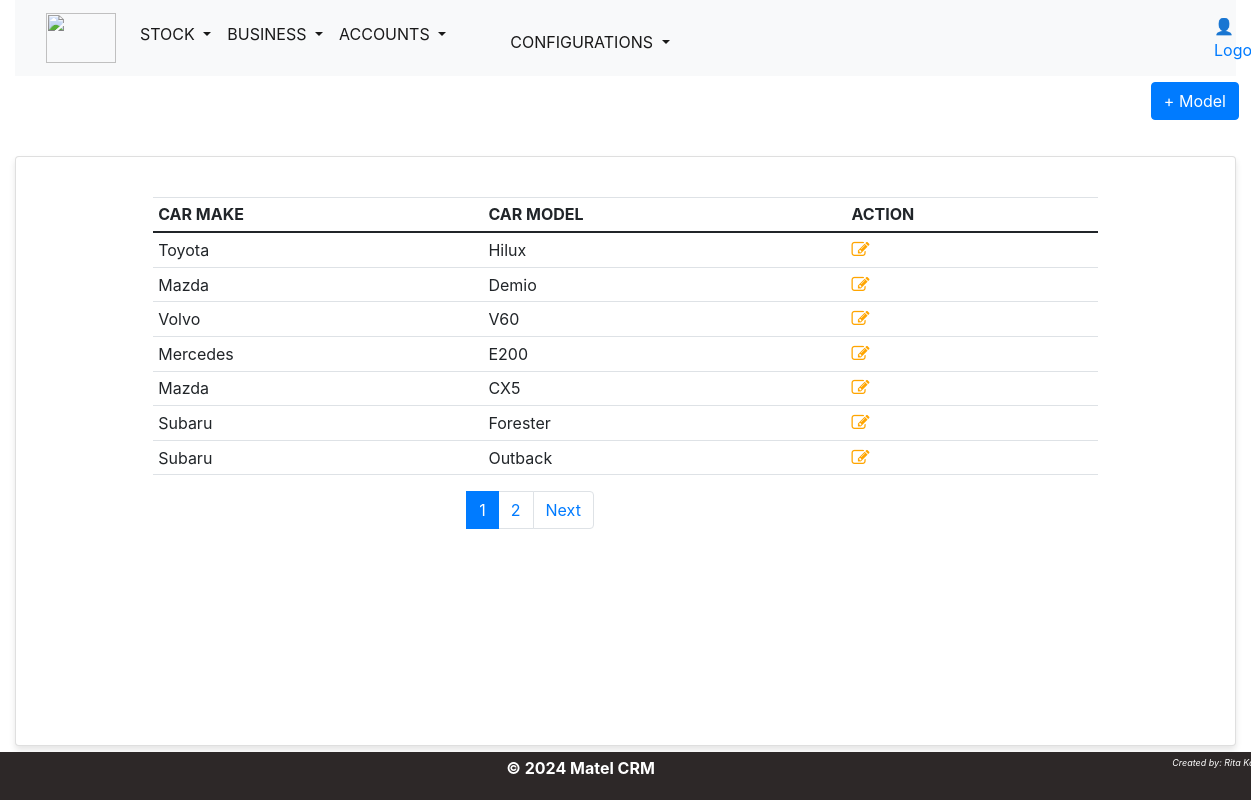
The page /carmodel/ on the database its author committed.
### inventory/models.py (models this page shows, shortened)
class CarModel(models.Model):
    make = models.ForeignKey(CarMake, on_delete=models.CASCADE)
    name = models.CharField(max_length=50)
    class Meta:
        unique_together = ['make', 'name',]

class CarMake(models.Model):
    name=models.CharField(max_length=50,unique=True)
    def __str__(self):
        return self.name

### inventory/views.py (the view)
# urls.py: path('carmodel/',views.carmodel_list, name='carmodel'),
def carmodel_list(request):
    template= 'inventory/carmodel/carmodel.html'
    carmodels = CarModel.objects.all()
    page=Paginator(carmodels,7)
    page_list=request.GET.get('page')
    page = page.get_page(page_list)
    context={
        'page':page,
        }
    return render(request,template , context)

### inventory/templates/inventory/carmodel/carmodel.html (shortened to what this page needs)
{% extends 'base.html' %}
{% block content %}
<div class="row" style="margin-top:0.35em;">
    <p align="right">
        <a href="{% url 'inventory:addcarmodel' %}">
            <button type="submit" class="btn btn-primary" >+ Model</button>
        </a>
    </p>
</div>
<div class="card">
    <div class="card-body">
        <div class="row">
            <div class="col-md-1"></div>
            <div class="col-md-10">
                <table class="table table-sm table-hover">
                    <thead>
                        <tr>
                          <th scope="col">CAR MAKE</th>
                          <th scope="col">CAR MODEL</th>
                          <th scope="col">ACTION</th>
                        </tr>
                      </thead>
                      <tbody>
                        {% for n in page.object_list %}
                        <tr>
                            <td>{{n.make|capfirst}}</td>
                            <td>{{n.name|capfirst}}</td>
                            <th scope="row">
                                <a href="{%url 'inventory:updatecarmodel' n.id%}">
                                    <span class="fa fa-edit" style="color: orange; font-size: large;"></span>
                                </a>&nbsp;
                            </th>
                        </tr>
                        {% endfor %}
                </table>
            </div>
        <div class="col-md-1"></div>
        </div>
        <div class="container">
            <div class="row my-6">
                <div class="col-md-4 offset-md-3">
                    <nav aria-label="Page navigation example">
                        <ul class="pagination justify-content-center">
                          <li class="page-item">
                            {% for num_page in page.paginator.page_range %} <br>
                            {% if page.number == num_page %}
                            <li class="page-item active" aria-current="page">
                                <a class="page-link"  href="{% url 'inventory:carmodel' %}?page={{num_page}}">{{ num_page }}</a>
                            </li>
                            {% else %}
                            <li class="page-item" aria-current="page">
                                <a class="page-link"  href="{% url 'inventory:carmodel' %}?page={{num_page}}">{{ num_page }}</a>
                            </li>
                            {% endif %} <br>
                            {% endfor %}
                          <li class="page-item">
                            {% if page.has_next %}
                            <a class="page-link" href="{% url 'inventory:carmodel' %}?page={{ page.next_page_number }}">Next</a>
                            {% endif %}
                          </li>
                        </ul>
                      </nav>
                </div>
            </div>
           </div>
        </div>
        </div>
        </div>
    </div>
  </div>
{% endblock %}

### templates/base.html (shortened to what this page needs)
{% load static %}
<!doctype html>
<html lang="en">
  <head>
    <link href="https://cdn.jsdelivr.net/npm/bootstrap@5.0.2/dist/css/bootstrap.min.css" rel="stylesheet">
    <link rel="stylesheet" href="https://stackpath.bootstrapcdn.com/bootstrap/4.5.2/css/bootstrap.min.css">
    <link rel="stylesheet" href="https://cdnjs.cloudflare.com/ajax/libs/select2/4.0.13/css/select2.min.css">
    <link rel="stylesheet" type="text/css" href="{% static 'css/main.css' %}">
    <link rel="stylesheet" type="text/css" href="{% static 'css/inventory.css' %}">
    <link rel="stylesheet" type="text/css" href="{% static 'css/clients.css' %}">
    <link rel="stylesheet" href="https://cdnjs.cloudflare.com/ajax/libs/font-awesome/4.7.0/css/font-awesome.min.css">
  </head>
  <body>
    <div class="">
        <div class="content">
          <div class="container-fluid pd-x-0 pd-lg-x-10 pd-xl-x-0">
            {% include 'navbar.html' %}
            {% block content%}
            {% endblock %}
      <link rel="stylesheet" href="https://maxcdn.bootstrapcdn.com/bootstrap/4.5.2/css/bootstrap.min.css">
  </body>
  <footer class="mainfooter ">
    <div class="row">
          <div class="p-1" style="margin: 0;">
            <p><b>© {% now "Y" %} Matel CRM </b>
              <i>Created by:  Rita Kogi</i></p>
    </div>
  </footer>
</html>

### templates/navbar.html (shortened to what this page needs)
{% load static %}
<nav class="navbar navbar-expand-lg navbar-light bg-light">
    <div class="container-fluid">
        <a class="navbar-brand" href="{% url 'authapp:home' %}">
            <img src="{% static 'images/favicon.jpg' %}" class="img">
          </a>
      <div class="collapse navbar-collapse" id="navbarNavDropdown">
        <ul class="navbar-nav">
          <li class="nav-item dropdown">
            <a class="nav-link active dropdown-toggle" href="" id="navbarDropdownMenuLink" role="button" data-bs-toggle="dropdown" aria-expanded="false">
              STOCK
            </a>
          </li>
          <li class="nav-item dropdown">
            <a class="nav-link active dropdown-toggle" href="" id="navbarDropdownMenuLink" role="button" data-bs-toggle="dropdown" aria-expanded="false">
              BUSINESS
            </a>
          </li>
          <li class="nav-item dropdown">
            <a class="nav-link active dropdown-toggle" href="" id="navbarDropdownMenuLink" role="button" data-bs-toggle="dropdown" aria-expanded="false">
              ACCOUNTS
            </a>
            <ul class="dropdown-menu" aria-labelledby="navbarDropdownMenuLink">
              <li><a class="dropdown-item" href="{% url 'clients:monthly_report' %}">MONTHLY REPORTS</li>
            </ul>
          </li>
          <li class="nav-item dropdown">
            <a class="nav-link active dropdown-toggle" href="#" id="navbarDropdownMenuLink" role="button" data-bs-toggle="dropdown" aria-expanded="false">
              CONFIGURATIONS
            </a>
          </li>
        </ul>
        <a href="{% url 'authapp:logout' %}" class="logout-icon">&#128100; Logout</a>
      </div>
    </div>
  </nav>

### assets/css/main.css (style rules this page uses)
body { font-family: "Helvetica", Sans-Serif; background-color: lavenderblush; color: #333; margin: 0; padding: 0; height: 80%; }
.logout-icon { float: right; margin-right: 0; margin-left: 50%; }
.mainfooter { position: fixed; left: 0; bottom: 0; width: 100%; background-color: rgb(45, 40, 40); color: white; text-align: center; margin:0; padding:0; }
.mainfooter i { font-size: xx-small; margin-left: 1.5px; float: right; height: 5px; margin: 0; padding: 0; }
.container { width: 100%; margin: 0 auto; }
.img { width: 70px; height: 50px; margin: 0; padding: 0; }
@media screen and (min-width: 901px) { body { font-size: 18px; } }

### assets/css/inventory.css (style rules this page uses)
body { margin: 0; font-family: 'Arial', sans-serif; background-image: url('/assets/images/background.jpg'); background-size: cover; background-position: fill; background-repeat: no-repeat; height: 100vh; }
.card { margin-top: 20px; background-color: #f8f9fa; padding: 20px; border-radius: 5px; box-shadow: 0 4px 6px rgba(0, 0, 0, 0.1); height: calc(80vh - 50px); overflow-y: auto; }

### rows shown on the page
CarModel: make "Toyota", name "Hilux"
CarModel: make "Mazda", name "Demio"
CarModel: make "Volvo", name "V60"
CarModel: make "Mercedes", name "E200"
CarModel: make "Mazda", name "CX5"
CarModel: make "Subaru", name "Forester"
CarModel: make "Subaru", name "Outback"

### other values the page prints
{{ num_page }} "1"
{{ num_page }} "2"
